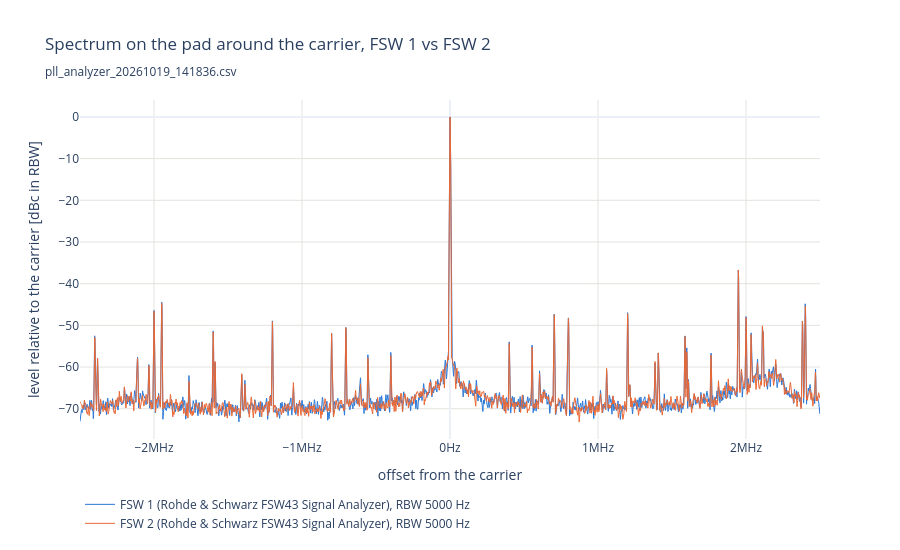

The notebook cell this image was saved under:
### Code cell
# Averaged spectrum on the pad around the carrier of both measurements, relative to the carrier (trace maximum), in
# the trace's RBW (not binned)
fig = go.Figure()
for label, r, color in zip(LABELS, (A, B), COLORS):
    d = trace_of(label, "spectrum")
    fig.add_scatter(x=d["freq"] - d["center"], y=d["level_dbm"] - d["level_dbm"].max(), mode="lines",
                    name=f"{label} ({r.analyzer_name}), RBW {d['rbw'].iloc[0]:g} Hz",
                    line=dict(color=color, width=1),
                    hovertemplate=f"{label}<br>%{{x:.4s}}Hz: %{{y:.1f}} dBc<extra></extra>")
fig.update_layout(title=f"Spectrum on the pad around the carrier, {LABELS[0]} vs {LABELS[1]}"
                        f"<br><sub>{RESULT_CSV.name}</sub>", template="plotly_white", height=550,
                  legend=dict(orientation="h", y=-0.15), hoverlabel=dict(namelength=-1))
fig.update_xaxes(title="offset from the carrier", type="linear", ticksuffix="Hz", exponentformat="SI", gridcolor=GRID)
fig.update_yaxes(title="level relative to the carrier [dBc in RBW]", gridcolor=GRID)
save(fig, "spectrum")

### Figure 1 — Plotly figure (JSON) as saved in the notebook; plotly's stock layout.template omitted (floating-point values rounded to 4 significant figures; data arrays with more than 128 entries replaced by an {"elided": "..."} marker saying what was removed)
{"data": [{"hovertemplate": "FSW 1<br>%{x:.4s}Hz: %{y:.1f} dBc<extra></extra>", "line": {"color": "#2a78d6", "width": 1}, "mode": "lines", "name": "FSW 1 (Rohde & Schwarz FSW43 Signal Analyzer), RBW 5000 Hz", "type": "scatter", "x": {"elided": "5001 float values"}, "y": {"elided": "5001 float values"}}, {"hovertemplate": "FSW 2<br>%{x:.4s}Hz: %{y:.1f} dBc<extra></extra>", "line": {"color": "#eb6834", "width": 1}, "mode": "lines", "name": "FSW 2 (Rohde & Schwarz FSW43 Signal Analyzer), RBW 5000 Hz", "type": "scatter", "x": {"elided": "5001 float values"}, "y": {"elided": "5001 float values"}}], "layout": {"height": 550, "hoverlabel": {"namelength": -1}, "legend": {"orientation": "h", "y": -0.15}, "title": {"text": "Spectrum on the pad around the carrier, FSW 1 vs FSW 2<br><sub>pll_analyzer_20261019_141836.csv</sub>"}, "xaxis": {"exponentformat": "SI", "gridcolor": "#e4e3df", "ticksuffix": "Hz", "title": {"text": "offset from the carrier"}, "type": "linear"}, "yaxis": {"gridcolor": "#e4e3df", "title": {"text": "level relative to the carrier [dBc in RBW]"}}}}
